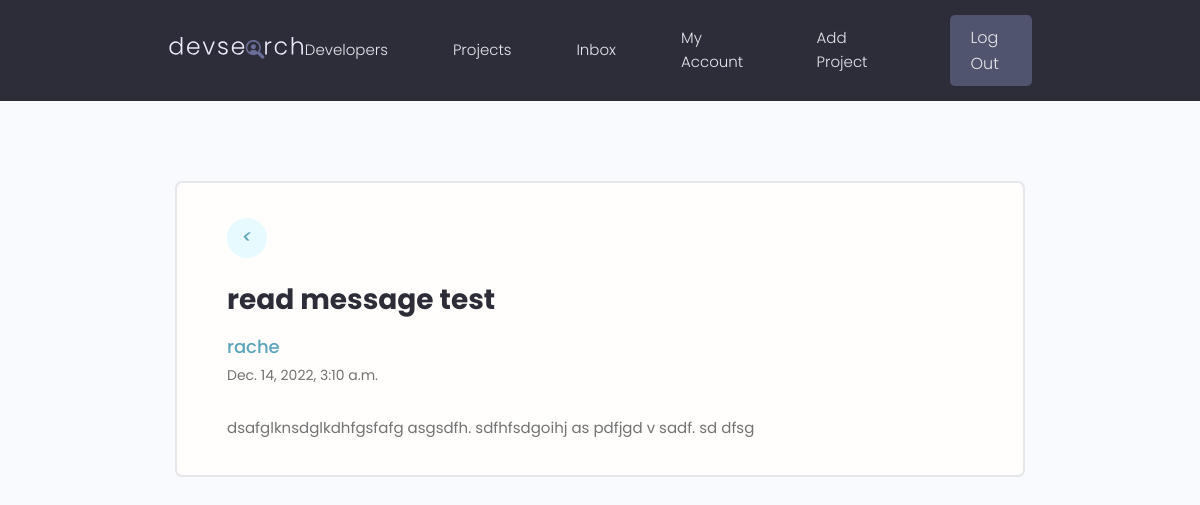
Before: /message/47754c32-4ca4-404e-b0f4-7eae25f64800 (signed in) with the older database file.
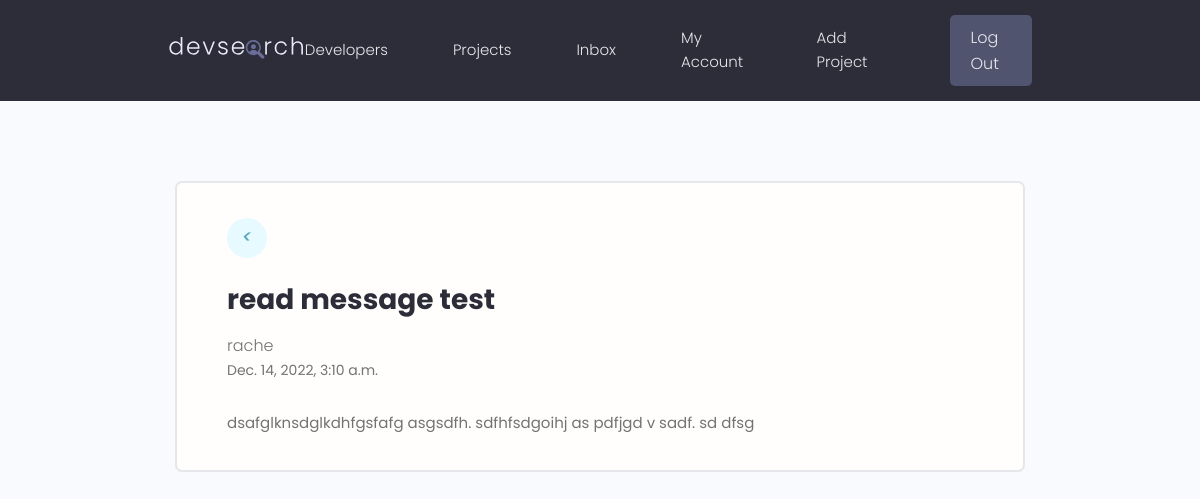
After: the same page with the newer database file.
### users/models.py (models this page shows, shortened)
class Message(models.Model):
    sender = models.ForeignKey(
        Profile, on_delete=models.SET_NULL, null=True, blank=True
    )
    recipient = models.ForeignKey(
        Profile,
        on_delete=models.SET_NULL,
        null=True,
        blank=True,
        related_name="messages",
    )
    name = models.CharField(max_length=200, null=True, blank=True)
    email = models.EmailField(max_length=200, null=True, blank=True)
    subject = models.CharField(max_length=200, null=True, blank=True)
    body = models.TextField()
    is_read = models.BooleanField(default=False)
    created = models.DateTimeField(auto_now_add=True)
    id = models.UUIDField(
        default=uuid.uuid4, unique=True, primary_key=True, editable=False
    )
    class Meta:
        ordering = [
            "is_read",
            "-created",
        ]

### users/views.py (the view)
# urls.py: path("message/<str:pk>", views.viewMessage, name="message"),
@login_required(login_url="login")
def viewMessage(requests, pk):
    profile = requests.user.profile
    message = profile.messages.get(id=pk)
    if message.is_read == False:
        message.is_read = True
        message.save()
    context = {
        "message": message,
    }
    return render(requests, "users/message.html", context)

### users/templates/users/message.html
{% extends 'main.html' %}
{% block content %}
<main class="messagePage my-xl">
    <div class="content-box">
      <div class="message">
        <a class="backButton" href="{% url 'inbox' %}"><i class="im im-angle-left"><</i></a>
        <h2 class="message__subject">{{message.subject}}</h4>
          {% if message.sender %}
          <a href="{% url 'userProfile' message.sender.id %}" class="message__author">{{message.name}}</a>
          {% else %}
          <p class="message_author"> {{ message.name }}</p>
          {% endif %}
          <p class="message__date">{{message.created}}</p>
          <div class="message__body">
            {{message.body|linebreaksbr}}
          </div>
      </div>
    </div>
  </main>
{% endblock %}

Changed rows visible on the page:
changed Message "read message test": sender_id "21cbbe35b3c04b8e969f8dac133762aa" → empty (drawn)
